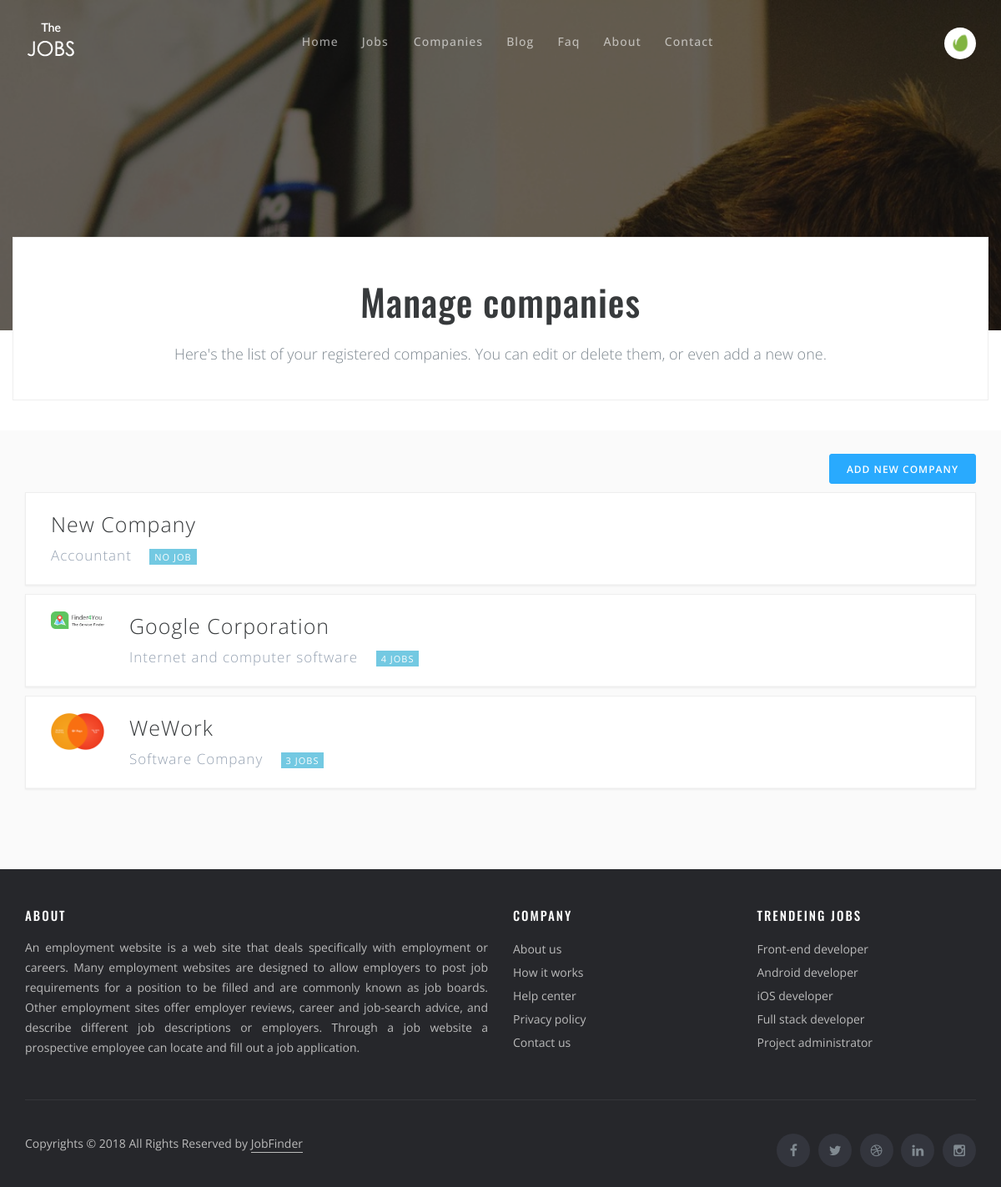
/provider/microsoft/ (signed in), run on the app's committed database.
### JobFinderWeb/models.py (models this page shows, shortened)
class CommonInfo(models.Model):
    IsActive = models.BooleanField(default=True)
    IsDeleted = models.BooleanField(default=False)
    timestamp   = models.DateTimeField(auto_now_add=True)
    updated     = models.DateTimeField(auto_now=True)
    class Meta:
        abstract = True

class Company(CommonInfo):
    provider = models.ForeignKey(Provider, on_delete=models.CASCADE)
    companyname = models.CharField(max_length = 120, null=True, blank=True)
    headline = models.CharField(max_length = 120, null=True, blank=True)
    shortdescription = models.TextField(null=True, blank=True)
    location = models.CharField(max_length = 120, null=True, blank=True)
    founded = models.CharField(max_length = 120,null=True, blank=True)
    no_of_employees = models.CharField(max_length = 120, null=True, blank=True)
    companydetails = models.TextField(null=True, blank=True)
    slug = models.SlugField(null = True, blank = True)
    category = models.CharField(max_length = 120, null = True, blank = True)
    logo = models.ImageField(upload_to = 'company', null=True, blank=True, height_field='height_field', width_field='width_field')
    height_field = models.IntegerField(default=0, null=True, blank=True)
    width_field = models.IntegerField(default=0, null=True, blank=True)
    coverimage = models.ImageField(null=True, upload_to='coverimge', blank=True, height_field='height_field', width_field='width_field')
    email = models.CharField(max_length=50,null=True, blank=True)
    phonenumber = models.CharField(max_length = 120,null=True, blank=True)
    website = models.CharField(max_length = 120, null=True, blank=True)
    facebook = models.CharField(max_length = 120, null=True, blank=True)
    google = models.CharField(max_length = 120, null=True, blank=True)
    pinterest = models.CharField(max_length = 120, null=True, blank=True)
    twitter = models.CharField(max_length = 120, null=True, blank=True)
    git = models.CharField(max_length = 120, null=True, blank=True)
    instagram = models.CharField(max_length = 120, null=True, blank=True)
    youtube = models.CharField(max_length = 120, null=True, blank=True)
    dribbble = models.CharField(max_length = 120, null=True, blank=True)
    user = models.ForeignKey(Identity, on_delete=models.CASCADE, null = True, blank = True)
    def countjob(self):
        return Job.objects.filter(Company__companyname = self.companyname, IsActive = True).count()
    class Meta:
        ordering = ['-updated','-timestamp']
    def get_absolute_url(self):
        return reverse('JobFinderWeb:companydetail', kwargs={'slug':self.slug})

### JobFinderWeb/views.py (the view)
# urls.py: path('provider/<str:username>/', ProviderProfileView.as_view(), name='jobproviderprofile'),
class ProviderProfileView(LoginRequiredMixin,DetailView):
    template_name = 'jobfinderweb/providerprofile.html'
    queryset = Provider.objects.all()
    def get_object(self, *args, **kwargs):
        username = self.kwargs.get("username")
        user = get_object_or_404(User, username__iexact = username)
        userinfo = Provider.objects.get(identity = user)
        obj = get_object_or_404(Provider, id = userinfo.id) # pk = rest_id
        return obj
    def get_context_data(self, **kwargs):
        context = super(ProviderProfileView, self).get_context_data(**kwargs)
        context['companyinfo'] = Company.objects.filter(provider__identity = self.request.user, IsActive=True)
        context['media_url'] = settings.MEDIA_URL
        return context

### JobFinderWeb/templates/jobfinderweb/providerprofile.html (shortened to what this page needs)
{% extends 'JobFinderWeb/base.html' %}
{% load static %}
{% block content %}
  <header class="page-header bg-img size-lg" style="background-image: url({% static "img/bg-banner1.jpg" %})">
      <div class="container no-shadow">
        <h1 class="text-center">Manage companies</h1>
        <p class="lead text-center">Here's the list of your registered companies. You can edit or delete them, or even add a new one.</p>
      </div>
    </header>
    <main>
      <section class="no-padding-top bg-alt">
        <div class="container">
          <div class="row item-blocks-condensed">
            <div class="col-xs-12 text-right">
              <br>
              <a class="btn btn-primary btn-sm" href='{% url "JobFinderWeb:newcompany" %}'>Add new company</a>
            </div>
            {% for company in  companyinfo %}
                <div class="col-xs-12">
              <div class="item-block">
                <header>
                  <a href="company-detail.html"><img src='{{media_url}}{{ company.logo }}' alt=""></a>
                  <div class="hgroup">
                    <h4><a href='{{ company.get_absolute_url }}'>{{company.companyname}}</a></h4>
                    <h5>{{ company.headline }} <a href="company-detail.html#open-positions"><span class="label label-info">
                    {% if company.countjob == 1 %}
                        {{ company.countjob  }} Job
                    {% elif company.countjob > 1 %}
                        {{ company.countjob  }} Jobs
                    {% else %}
                        No Job
                    {% endif %}
                    </span></a></h5>
                  </div>
                </header>
              </div>
            </div>
            {% endfor %}
          </div>
        </div>
      </section>
    </main>
{% endblock %}

### JobFinderWeb/static/css/thejobs.css (style rules this page uses)
.btn { height:44px;line-height:44px;font-size:12px;font-weight:600;text-transform:uppercase;letter-spacing:1px;border-radius:3px;padding:0 30px;color:#fff;background-color:#eceeef;transition:.2s linear }
.btn-primary { background-color:#29aafe;border-color:#29aafe !important }
.btn-sm { height:36px;line-height:36px;padding:0 20px }
body { font-family:"Open Sans",sans-serif;font-size:16px;line-height:28px;color:#7e8890 }
p.lead { font-size:18px;line-height:30px }
a,a:focus,a:hover { color:#29aafe;text-decoration:none;transition:color .3s linear;outline:0 }
h1,h2,h3,h4,h5,h6 { font-family:Oswald,sans-serif;letter-spacing:1px;margin:16px 0;line-height:1.4 }
h1 a,h2 a,h3 a,h4 a,h5 a,h6 a { color:#7e8890 }
h1 { font-size:44px }
h4 { font-size:25px }
h5 { font-size:20px }
img { max-width:100% }
.page-header { position:relative;z-index:1;background-attachment:fixed;background-size:cover;background-repeat:no-repeat;background-color:rgba(41,170,254,0.8);margin:0;padding:0;margin-bottom:120px;padding-top:100px;border:none }
.page-header.bg-img::before { position:absolute;content:"";top:0;left:0;right:0;bottom:0;z-index:-1;background-color:rgba(0,0,0,0.55) }
.page-header.size-lg { padding-top:200px }
.page-header .container { position:relative;z-index:1;background-color:#fff;padding:30px 30px 20px;box-shadow:0 5px 25px 0 rgba(0,0,0,0.07);transform:translateY(84px) }
.page-header .container.no-shadow { border:1px solid #eee;box-shadow:none }
.page-header .container.no-shadow h1 { color:#373a3c }
.item-block { display:block;margin-top:30px;background-color:#fff;border:1px solid #eee;box-shadow:0 1px 2px 0 rgba(0,0,0,0.05);transition:box-shadow .5s, background-color 0.5s }
.item-block header { padding:20px 30px;border-bottom:1px solid #f6f6f6 }
.item-block header img { width:64px;margin-right:30px;float:left }
.item-block header .hgroup { display:inline-block }
.item-block header h4,.item-block header h5,.item-block header h6 { font-family:"Open Sans",sans-serif;font-weight:300;margin:0 }
.item-block header h4 { color:#000 }
.item-block header h4 a { color:#373a3c }
.item-block header h5 { font-size:17px;margin-top:6px;color:#96a2b2 }
.item-block header h5 a { color:#96a2b2 }
.item-block header .label { display:inline-block;text-transform:uppercase;letter-spacing:1px;font-size:11px;font-weight:400;border-radius:0;padding:4px 6px;margin-top:6px;margin-left:16px;opacity:.85 }
.item-blocks-condensed .item-block { margin-top:10px }
section { position:relative;padding:96px 0;z-index:0;background-attachment:fixed;background-size:cover;background-repeat:no-repeat;background-color:#fff }
section.bg-alt { background-color:#fafafa }
.no-padding-top { padding-top:0 }

### data on the page
Company: companyname "New Company", headline "Accountant", shows "NO JOB"
Company: logo (picture), companyname "Google Corporation", headline "Internet and computer software", countjob "4"
Company: logo (picture), companyname "WeWork", headline "Software Company", countjob "3"
